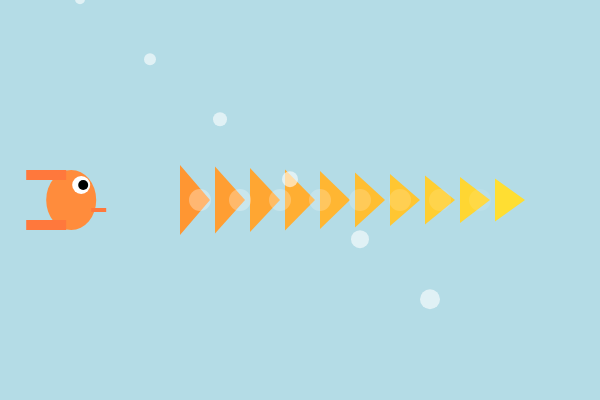
Frame 1 (no input)
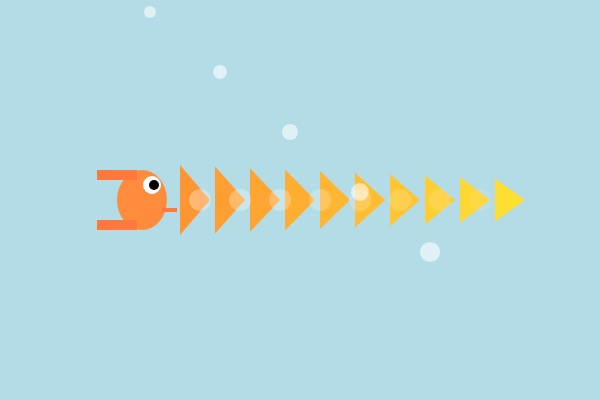
Frame 60 (no input)
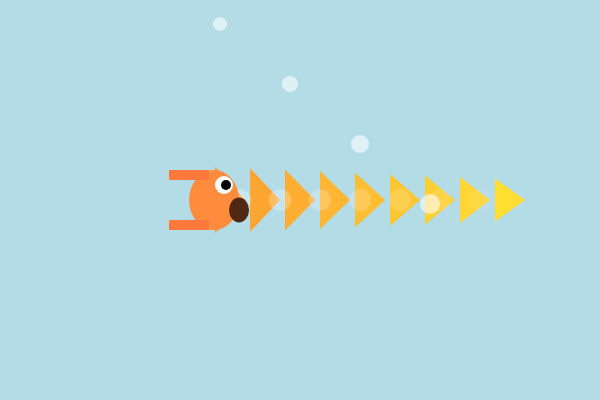
Frame 120 (the mouse pressed at the canvas centre since frame 60)

The p5.js sketch that drew these frames (run headless with seeded random() and noise() and a simulated clock; from frame 60 on, the mouse is pressed at the canvas centre):

// p5.js sketch
// ── sketch.js
let fishX;       // 鱼头位置
let fishSpeed;   // 游动速度
let mouthOpen;   // 嘴巴是否张开
let eatTimer;    // 吃三角的计时
let currentIndex; // 当前被吃掉的三角形序号

function setup() {
  createCanvas(600, 400);
  noStroke();
  fishX = 70;
  fishSpeed = 1.2;
  mouthOpen = false;
  eatTimer = 0;
  currentIndex = -1;
}

function draw() {
  background(180, 220, 230);

  // 1. 画固定不动的三角形鱼身
  for (let i = 0; i < 10; i++) {
    let x = 180 + i * 35;   // 三角形原地固定排列
    let y = 200;
    let size = 70 - i * 3;

    // 还没被吃掉的三角才显示
    if (i > currentIndex) {
      fill(255, 150 + i * 8, 50);
      triangle(
        x, y - size / 2,
        x + 30, y,
        x, y + size / 2
      );
    }
  }

  // 2. 画固定的鱼鳞（可选装饰）
  for (let i = 0; i < 8; i++) {
    let x = 200 + i * 40;
    let y = 200;
    if (i > currentIndex) {
      fill(255, 255, 255, 80 - i * 8);
      ellipse(x, y, 22, 22);
    }
  }

  // 3. 鱼头向前移动
  fishX += fishSpeed;

  // 4. 检测鱼头是否接近下一个三角形
  let nextTriangleX = 180 + (currentIndex + 1) * 35;

  if (fishX + 25 >= nextTriangleX) {
    // 到达三角形位置，张开嘴吃一口
    mouthOpen = true;
    eatTimer++;

    // 吃一段时间后，吃掉当前三角，嘴巴合上
    if (eatTimer > 20) {
      currentIndex++;
      mouthOpen = false;
      eatTimer = 0;

      // 全部吃完后，鱼头继续游出画面并重置
      if (currentIndex >= 10) {
        fishSpeed = 2; // 吃完后加速游走
      }
    }
  } else {
    mouthOpen = false;
  }

  // 5. 画鱼头
  fill(255, 140, 60);
  ellipse(fishX, 200, 50, 60);

  // 6. 画嘴巴：张开时变成大椭圆，闭合时是一条线
  if (mouthOpen) {
    fill(80, 40, 20);
    ellipse(fishX + 25, 210, 20, 25);
  } else {
    fill(255, 120, 60);
    rect(fishX + 20, 208, 15, 4);
  }

  // 7. 眼睛
  fill(255);
  ellipse(fishX + 10, 185, 18, 18);
  fill(0);
  ellipse(fishX + 12, 185, 10, 10);

  // 8. 画鱼尾（鱼头在移动，所以鱼尾跟着鱼头走）
  fill(255, 120, 60);
  rect(fishX - 45, 170, 40, 10);
  rect(fishX - 45, 220, 40, 10);

  // 9. 全部吃完后重置动画
  if (fishX > width + 100) {
    fishX = 70;
    currentIndex = -1;
    fishSpeed = 1.2;
    eatTimer = 0;
  }

  // 10. 气泡装饰
  for (let i = 0; i < 6; i++) {
    let bubbleX = 80 + i * 70;
    let bubbleY = (frameCount * -0.8 + i * 60) % height;
    fill(255, 255, 255, 150);
    ellipse(bubbleX, bubbleY, 10 + i * 2, 10 + i * 2);
  }
}
